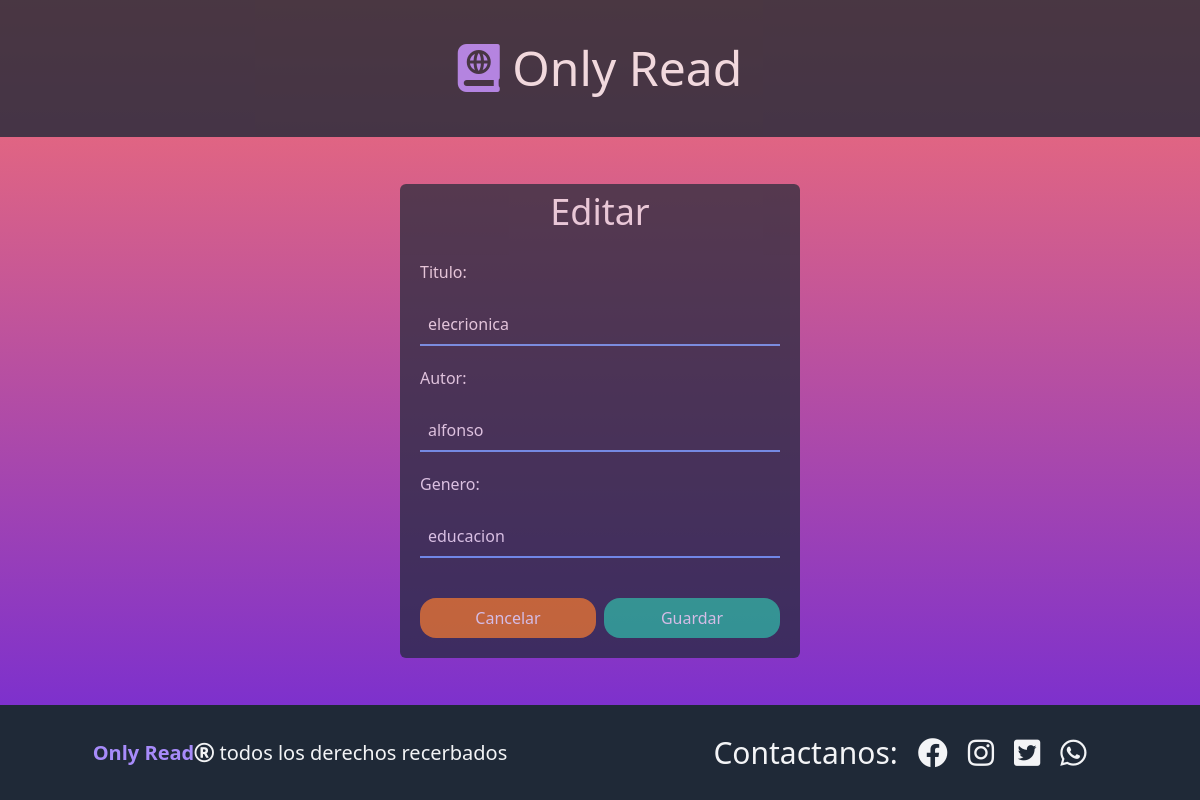
The page /libros/8/editar/ on the database as committed earlier.
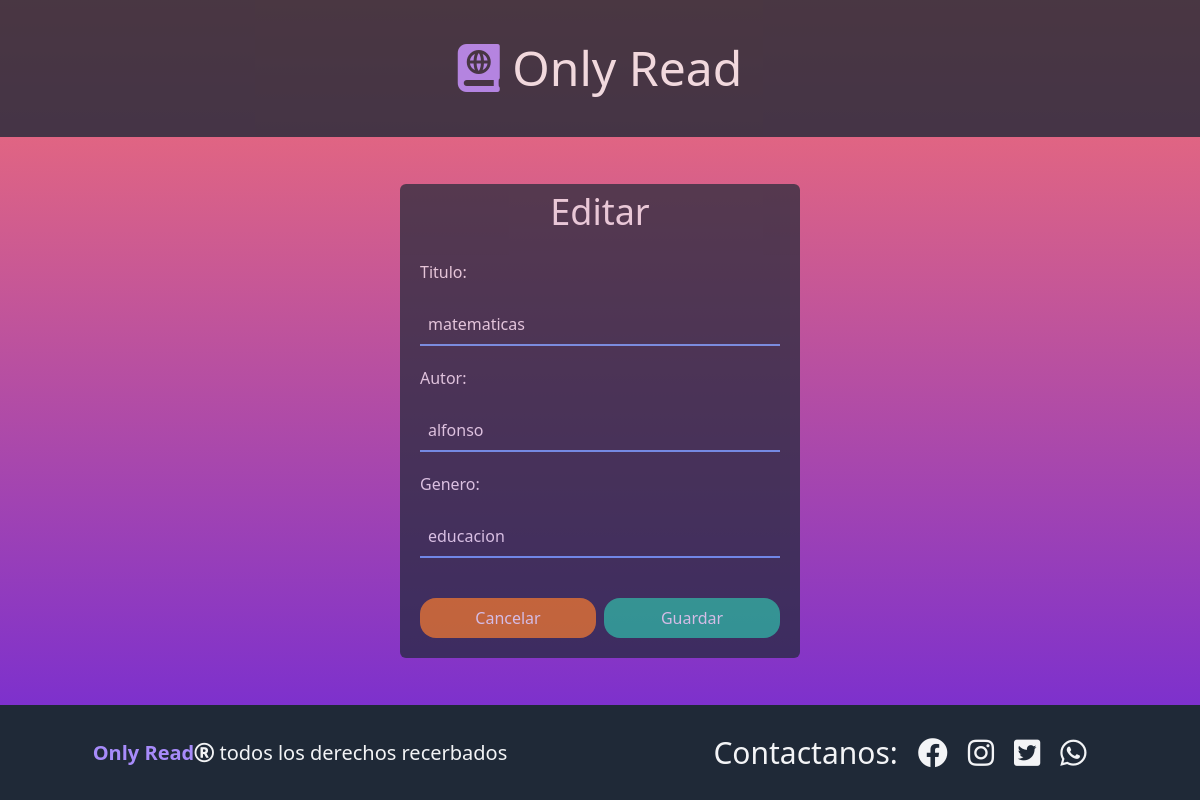
The same page on the database as committed later.
### database_setup.py (models this page shows, shortened)
class Libro(Base):
    __tablename__ = 'libro'
    id = Column(Integer, primary_key=True)
    titulo = Column(String(250), nullable=False)
    autor = Column(String(250), nullable=False)
    genero = Column(String(250))

### app.py (the view)
@app.route("/libros/<int:libro_id>/editar/", methods=['GET', 'POST'])
def editarLibro(libro_id):
    libroEditado = session.query(Libro).filter_by(id=libro_id).one()
    if request.method == 'POST':
        if request.form['nombre'] and request.form['autor'] and request.form['genero']:
            libroEditado.titulo = request.form['nombre']
            libroEditado.autor = request.form['autor']
            libroEditado.genero = request.form['genero']
            session.commit()
            return redirect(url_for('mostrarLibros'))
    else:
        return render_template('editarLibro.html', libro=libroEditado)

### templates/editarLibro.html
{% extends 'main.html' %}
{% block content%}
<div class="flex w-full h-full">
    <div class="w-1/3 bg-gray-800 opacity-70 my-auto mx-auto rounded-md">
        <h2 class="text-gray-100 text-4xl text-center mt-2 mb-2">Editar</h2>
        <form action="{{ url_for('editarLibro',libro_id = libro.id)}}" method="post" class="flex flex-col text-gray-100 my-auto">
            <div class="flex flex-col flex-grow gap-5 m-5">
                    <label for="nombre">Titulo:</label>
                    <input type="text" name="nombre" value="{{libro.titulo }}" class="p-2 bg-gray-800 border-b-2 border-blue-400 form-control ">
                    <label for="nombre">Autor:</label>
                    <input type="text" name="autor" value="{{libro.autor }}"class="p-2 bg-gray-800 border-b-2 border-blue-400 form-control ">
                    <label for="nombre">Genero:</label>
                    <input type="text" name="genero" value="{{libro.genero }}"class="p-2 bg-gray-800 border-b-2 border-blue-400 form-control ">
                <div class="flex gap-2 text-center text-gray-100 h-full mt-5">
                    <a href="{{ url_for('mostrarLibros') }}" class="w-1/2 bg-yellow-600 p-2 rounded-2xl">Cancelar</a>
                    <button type="submit" class="w-1/2 bg-green-500 p-2 rounded-2xl">Guardar</button>
                </div>
            </div>
        </form>
    </div>
</div>
{% endblock %}

Rows that differ between the two databases and show on the page:
changed Libro "alfonso": nombre "elecrionica" → "matematicas"
